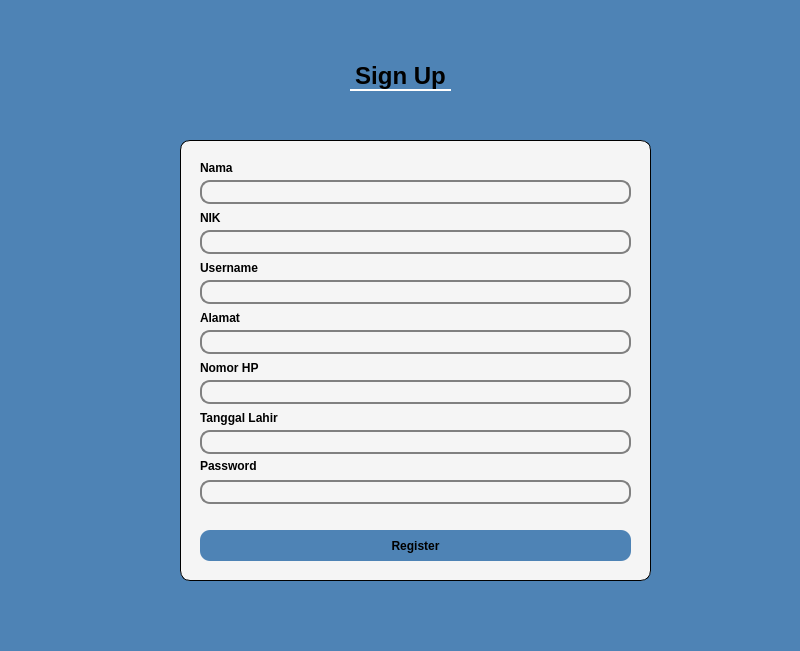
<?xml version="1.0" encoding="UTF-8"?>
<ui version="4.0">
 <class>register</class>
 <widget class="QWidget" name="register">
  <property name="geometry">
   <rect>
    <x>0</x>
    <y>0</y>
    <width>800</width>
    <height>651</height>
   </rect>
  </property>
  <property name="windowTitle">
   <string>Form</string>
  </property>
  <widget class="QStackedWidget" name="stackedWidget">
   <property name="geometry">
    <rect>
     <x>0</x>
     <y>0</y>
     <width>800</width>
     <height>651</height>
    </rect>
   </property>
   <property name="styleSheet">
    <string notr="true">background:rgb(78, 131, 181);</string>
   </property>
   <widget class="QWidget" name="page">
    <widget class="QFrame" name="frame">
     <property name="geometry">
      <rect>
       <x>180</x>
       <y>140</y>
       <width>471</width>
       <height>441</height>
      </rect>
     </property>
     <property name="styleSheet">
      <string notr="true">background : #f5f5f5;
border : 1px solid black;
border-radius : 10px;</string>
     </property>
     <property name="frameShape">
      <enum>QFrame::StyledPanel</enum>
     </property>
     <property name="frameShadow">
      <enum>QFrame::Raised</enum>
     </property>
    </widget>
    <widget class="QLineEdit" name="lineEdit_5">
     <property name="geometry">
      <rect>
       <x>200</x>
       <y>380</y>
       <width>431</width>
       <height>24</height>
      </rect>
     </property>
     <property name="styleSheet">
      <string notr="true">background : #f5f5f5;
border : 2px solid grey;
border-radius : 10px;
font-size : 14px;</string>
     </property>
    </widget>
    <widget class="QLabel" name="label_2">
     <property name="geometry">
      <rect>
       <x>200</x>
       <y>160</y>
       <width>49</width>
       <height>16</height>
      </rect>
     </property>
     <property name="styleSheet">
      <string notr="true">background : #f5f5f5;
color: black;
font-weight : bold;</string>
     </property>
     <property name="text">
      <string>Nama</string>
     </property>
    </widget>
    <widget class="QLabel" name="label">
     <property name="geometry">
      <rect>
       <x>350</x>
       <y>60</y>
       <width>101</width>
       <height>31</height>
      </rect>
     </property>
     <property name="styleSheet">
      <string notr="true">font-size : 24px;
font-weight : bold;
border-bottom : 2px solid white;</string>
     </property>
     <property name="text">
      <string>Sign Up</string>
     </property>
     <property name="alignment">
      <set>Qt::AlignCenter</set>
     </property>
    </widget>
    <widget class="QLabel" name="label_7">
     <property name="geometry">
      <rect>
       <x>200</x>
       <y>410</y>
       <width>81</width>
       <height>16</height>
      </rect>
     </property>
     <property name="styleSheet">
      <string notr="true">background : #f5f5f5;
color: black;
font-weight : bold;</string>
     </property>
     <property name="text">
      <string>Tanggal Lahir</string>
     </property>
    </widget>
    <widget class="QLineEdit" name="lineEdit_2">
     <property name="geometry">
      <rect>
       <x>200</x>
       <y>230</y>
       <width>431</width>
       <height>24</height>
      </rect>
     </property>
     <property name="styleSheet">
      <string notr="true">background : #f5f5f5;
border : 2px solid grey;
border-radius : 10px;
font-size : 14px;</string>
     </property>
    </widget>
    <widget class="QLineEdit" name="lineEdit_6">
     <property name="geometry">
      <rect>
       <x>200</x>
       <y>430</y>
       <width>431</width>
       <height>24</height>
      </rect>
     </property>
     <property name="styleSheet">
      <string notr="true">background : #f5f5f5;
border : 2px solid grey;
border-radius : 10px;
font-size : 14px;</string>
     </property>
    </widget>
    <widget class="QLabel" name="label_6">
     <property name="geometry">
      <rect>
       <x>200</x>
       <y>360</y>
       <width>61</width>
       <height>16</height>
      </rect>
     </property>
     <property name="styleSheet">
      <string notr="true">background : #f5f5f5;
color: black;
font-weight : bold;</string>
     </property>
     <property name="text">
      <string>Nomor HP</string>
     </property>
    </widget>
    <widget class="QLabel" name="label_5">
     <property name="geometry">
      <rect>
       <x>200</x>
       <y>310</y>
       <width>49</width>
       <height>16</height>
      </rect>
     </property>
     <property name="styleSheet">
      <string notr="true">background : #f5f5f5;
color: black;
font-weight : bold;</string>
     </property>
     <property name="text">
      <string>Alamat</string>
     </property>
    </widget>
    <widget class="QLineEdit" name="lineEdit_3">
     <property name="geometry">
      <rect>
       <x>200</x>
       <y>280</y>
       <width>431</width>
       <height>24</height>
      </rect>
     </property>
     <property name="styleSheet">
      <string notr="true">background : #f5f5f5;
border : 2px solid grey;
border-radius : 10px;
font-size : 14px;</string>
     </property>
    </widget>
    <widget class="QLineEdit" name="lineEdit_7">
     <property name="geometry">
      <rect>
       <x>200</x>
       <y>480</y>
       <width>431</width>
       <height>24</height>
      </rect>
     </property>
     <property name="styleSheet">
      <string notr="true">background : #f5f5f5;
border : 2px solid grey;
border-radius : 10px;
font-size : 14px;</string>
     </property>
    </widget>
    <widget class="QLineEdit" name="lineEdit_4">
     <property name="geometry">
      <rect>
       <x>200</x>
       <y>330</y>
       <width>431</width>
       <height>24</height>
      </rect>
     </property>
     <property name="styleSheet">
      <string notr="true">background : #f5f5f5;
border : 2px solid grey;
border-radius : 10px;
font-size : 14px;</string>
     </property>
    </widget>
    <widget class="QLabel" name="label_3">
     <property name="geometry">
      <rect>
       <x>200</x>
       <y>210</y>
       <width>49</width>
       <height>16</height>
      </rect>
     </property>
     <property name="styleSheet">
      <string notr="true">background : #f5f5f5;
color: black;
font-weight : bold;</string>
     </property>
     <property name="text">
      <string>NIK</string>
     </property>
    </widget>
    <widget class="QPushButton" name="pushButton">
     <property name="geometry">
      <rect>
       <x>200</x>
       <y>530</y>
       <width>431</width>
       <height>31</height>
      </rect>
     </property>
     <property name="cursor">
      <cursorShape>PointingHandCursor</cursorShape>
     </property>
     <property name="styleSheet">
      <string notr="true">background:rgb(78, 131, 181);
font-weight : bold ;
border-radius : 10px;</string>
     </property>
     <property name="text">
      <string>Register</string>
     </property>
    </widget>
    <widget class="QLineEdit" name="lineEdit">
     <property name="geometry">
      <rect>
       <x>200</x>
       <y>180</y>
       <width>431</width>
       <height>24</height>
      </rect>
     </property>
     <property name="styleSheet">
      <string notr="true">background : #f5f5f5;
border : 2px solid grey;
border-radius : 10px;
font-size : 14px;</string>
     </property>
    </widget>
    <widget class="QLabel" name="label_8">
     <property name="geometry">
      <rect>
       <x>200</x>
       <y>455</y>
       <width>61</width>
       <height>21</height>
      </rect>
     </property>
     <property name="styleSheet">
      <string notr="true">background : #f5f5f5;
color: black;
font-weight : bold;</string>
     </property>
     <property name="text">
      <string>Password</string>
     </property>
    </widget>
    <widget class="QLabel" name="label_4">
     <property name="geometry">
      <rect>
       <x>200</x>
       <y>260</y>
       <width>61</width>
       <height>16</height>
      </rect>
     </property>
     <property name="styleSheet">
      <string notr="true">background : #f5f5f5;
color: black;
font-weight : bold;</string>
     </property>
     <property name="text">
      <string>Username</string>
     </property>
    </widget>
   </widget>
   <widget class="QWidget" name="page_2"/>
  </widget>
 </widget>
 <resources/>
 <connections/>
</ui>
